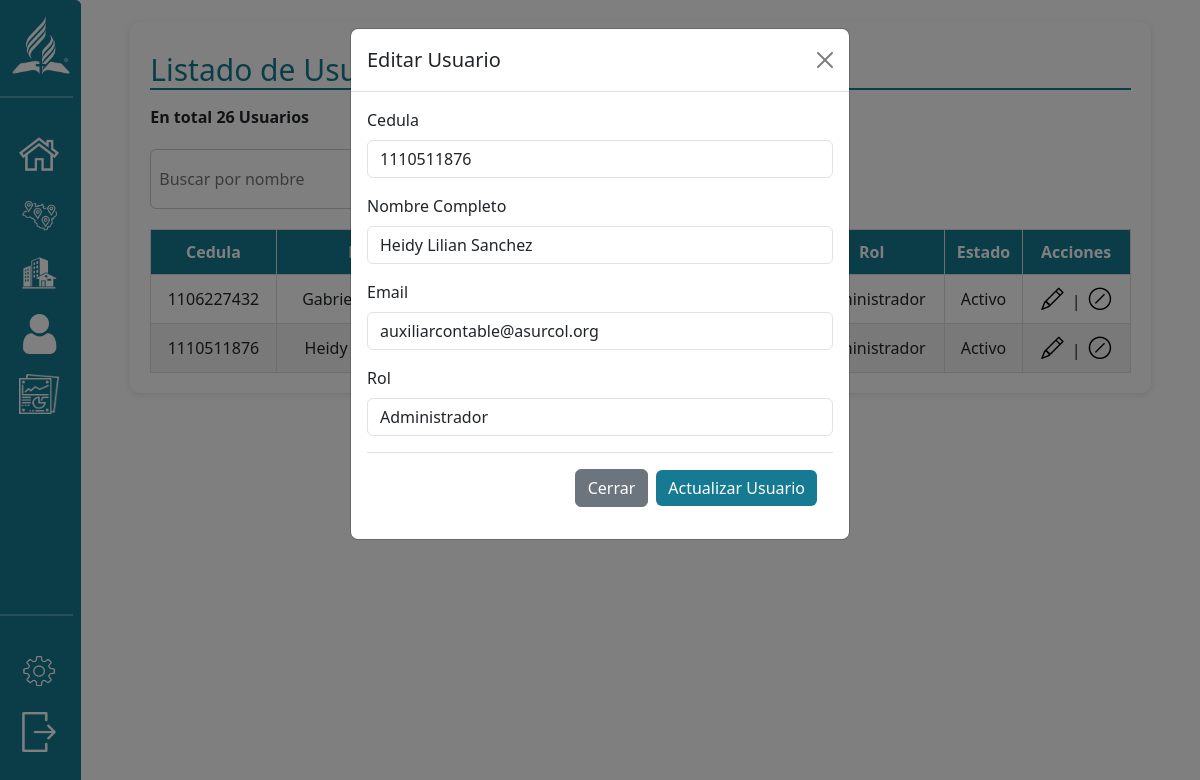
Page /roles/admin/usuarios.php?cedula=1110511876 (signed in) on the committed database.
### tables this page shows
CREATE TABLE `usuario` (
  `id_documento` int(11) NOT NULL,
  `nombre` varchar(200) NOT NULL,
  `email` varchar(300) NOT NULL,
  `password` varchar(5000) NOT NULL,
  `id_rol` int(11) NOT NULL,
  `id_estado` int(11) NOT NULL
);

CREATE TABLE `rol` (
  `id_rol` int(11) NOT NULL,
  `nom_rol` varchar(100) NOT NULL
);

CREATE TABLE `estado` (
  `id_estado` int(11) NOT NULL,
  `nom_estado` varchar(100) NOT NULL
);

### roles/admin/usuarios.php (the view, shortened to what this page needs)
<?php
$conexion = new database;
$con = $conexion->conectar();
$conteo = $con->prepare("SELECT COUNT(*) FROM distrito");
$conteo->execute();
$total = $conteo->fetchColumn();
$usuarios = $con->prepare("SELECT *
FROM usuario u
INNER JOIN estado e ON e.id_estado = u.id_estado
INNER JOIN rol r ON r.id_rol = u.id_rol
WHERE u.id_estado = 1 ORDER BY u.nombre ASC;");
$usuarios->execute();
$usuarios = $usuarios->fetchAll(PDO::FETCH_ASSOC);
$roles = $con->prepare("SELECT * FROM rol");
$roles->execute();
$roles = $roles->fetchAll(PDO::FETCH_ASSOC);
$editar = null;
if(isset($_GET['cedula'])){
    $id_documento = $_GET['cedula'];
    $query = $con->prepare("SELECT * FROM usuario WHERE id_documento = $id_documento");
    $query->execute();
    $editar = $query->fetch(PDO::FETCH_ASSOC);
}
?>
<!DOCTYPE html>
<html>
<head>
    <link rel="stylesheet" href="css/distritos.css">
    <link href="https://cdn.jsdelivr.net/npm/bootstrap@5.3.3/dist/css/bootstrap.min.css" rel="stylesheet">
</head>
<body>
    <div class="container_grid">
        <aside class="aside_barra">
        <?php include ('asideBar/asideBar.php') ?>
        </aside>
        <main class="grid_contenido_plantilla">
        <div class="contenedor">
                <h2>Listado de Usuarios</h2>
                <p style="font-weight:bold;">En total <?= $total?> Usuarios</p>
                <div class="filtros">
                    <input type="text" id="buscador" placeholder="Buscar por nombre">
                    <button type="button" class="btn btn-primary btn_all" data-bs-toggle="modal" data-bs-target="#agregar">Crear Usuario</button>
                </div>
                <table id="tabla" class="tabla">
                    <thead>
                        <tr>
                            <th>Cedula</th>
                            <th>Nombre</th>
                            <th>Email</th>
                            <th>Rol</th>
                            <th>Estado</th>
                            <th>Acciones</th>
                        </tr>
                    </thead>
                    <tbody>
                    <?php foreach($usuarios as $usuario): ?>
                        <tr>
                            <td><?= $usuario['id_documento'] ?></td>
                            <td><?=$usuario['nombre'] ?></td>
                            <td><?=$usuario['email']  ?></td>
                            <td><?=$usuario['nom_rol'] ?></td>
                            <td><?=$usuario['nom_estado']?></td>
                            <td>
                                <a href="?cedula=<?= $usuario['id_documento'] ?>" class="btn_editar" style="font-size: 1.4rem;">
                                    <i class="bi bi-pencil"></i>
                                </a>
                                |
                                <a href="#" class="btn_editar" onclick="confirmar_delete('<?= $usuario['id_documento'] ?>','<?= $usuario['nombre'] ?>')">
                                    <i class="bi bi-slash-circle" style="font-size: 1.4rem;" title="Inhabilitar"></i>
                                </a>
                            </td>
                        </tr>
                    <?php endforeach; ?>
                    </tbody>
                </table>
            </div>
            <div class="modal fade" id="modal_editar" tabindex="-1" aria-labelledby="TituloEditar" aria-hidden="true">
            <div class="modal-dialog">
                <div class="modal-content">
                    <div class="modal-header">
                        <h1 class="modal-title fs-5" id="TituloEditar">Editar Usuario</h1>
                        <button type="button" class="btn-close" data-bs-dismiss="modal" aria-label="Close"></button>
                    </div>
                    <div class="modal-body">
                        <form action="" id="formEditar" method="post">
                            <div class="mb-3">
                                <label for="cedula_editar" class="form-label">Cedula</label>
                                <input type="text" class="form-control" id="cedula_editar" name="cedula_editar" value="<?= $editar['id_documento'] ?? '' ?>" readonly>
                            </div>
                            <div class="mb-3">
                                <label for="nombre_editar" class="form-label">Nombre Completo</label>
                                <input type="text" class="form-control" id="nombre_editar" name="nombre_editar" value="<?= $editar['nombre'] ?? '' ?>">
                            </div>
                            <div class="mb-3">
                                <label for="email_editar" class="form-label">Email</label>
                                <input type="text" class="form-control" id="email_editar" name="email_editar" value="<?= $editar['email'] ?? '' ?>">
                            </div>
                            <div class="mb-3">
                                <label for="id_rol" class="form-label">Rol</label>
                                <select name="id_rol" id="id_rol" class="form-control">
                                    <?php foreach($roles as $rol):?>
                                        <option value="<?= $rol['id_rol']?>"><?= $rol['nom_rol']?></option>
                                    <?php endforeach;?>
                                </select>
                            </div>
                            <div class="modal-footer">
                                <button type="button" class="btn btn-secondary btn_cancelar" data-bs-dismiss="modal">Cerrar</button>
                                <button type="submit" name="editar" class="btn btn_all">Actualizar Usuario</button>
                            </div>
                        </form>
                    </div>
                </div>
            </div>
        </div>
        </main>
    </div>
</body>
</html>

### roles/admin/css/distritos.css (style rules this page uses)
* { margin: 0; padding: 0; }
.container_grid { display: grid; grid-template-areas: "sidebar main"; grid-template-columns: auto 1fr; grid-template-rows: auto; width: 100vw; height: 100vh; }
.grid_contenido_plantilla { grid-area: main; padding: 2%; overflow: auto; height: 100vh; }
.aside_barra { grid-area: sidebar; }
.contenedor { max-width: 95%; margin: auto; background: white; padding: 20px; border-radius: 10px; box-shadow: 0px 2px 8px rgba(0, 0, 0, 0.1); }
.contenedor h2 { margin-bottom: 15px; margin-top: 10px; font-size: 30px; color: #167a93; border-bottom: 2px solid #167a93; }
.filtros { display: grid; grid-template-columns: 40% 10%; gap: 20px; margin-top: 20px; margin-bottom: 20px; }
.filtros input, .filtros select { padding: 8px; border: 1px solid #ccc; border-radius: 6px; outline: none; }
.btn_all { background-color: #167a93 !important; color: white !important; border: none !important; }
.tabla { width: 100%; }
.tabla thead { background: #167a93; color: white; }
.tabla th, .tabla td { height: 45px; padding: 3px; border: 1px solid #ddd; text-align: center; align-items: center; vertical-align: middle; }
#tabla tbody tr:nth-child(even) { background: #f2f2f2; }
.btn_editar { display: inline-block; padding: 4px; color: black; border-radius: 5px; transition: transform 0.3s ease; background: transparent; border: none; }

### roles/admin/asideBar/asidebar.css (style rules this page uses)
a { color: white; text-decoration: none; }
aside { height: clamp(600px, 100%, 100%); border-top-right-radius: 6px; display: flex; flex-direction: column; align-items: self-start; background-color: #167a93; width: 81px; transition: 0.5s; }

### rows in the picture
usuario: id_documento "1106227432", nombre "Gabriela…", id_rol.nom_rol "Administrador", id_estado.nom_estado "Activo"
usuario: id_documento "1110511876", nombre "Heidy…", id_rol.nom_rol "Administrador", id_estado.nom_estado "Activo", cedula_editar "1110511876", nombre_editar "Heidy Lilian Sanchez", email_editar "auxiliarcontable@asurcol.org"

### other values in the picture
$total "26"
form field id_rol "Administrador"
